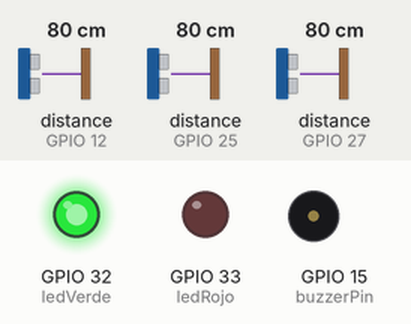
Bench run of a sketch on a simulated ESP32. On the bench: output pins drawn as LEDs (lit = HIGH), buzzer (waves = sounding). Wiring (inferred from the names in the program): 3 × ultrasonic range finder: trigger GPIO 13, echo GPIO 12 / trigger GPIO 14, echo GPIO 27 / trigger GPIO 26, echo GPIO 25. The test bench sets the inputs (shaded band); at power-on: distance to the obstacle (sensors on GPIO 12, GPIO 27, GPIO 25) 80 cm. The echo pulse lasts 58.3 µs per cm; WiFi joins after 1.5 s; servers stay silent unless stated; the local clock reads 2024-03-15 10:24:30 at power-on unless the sketch sets it; no MQTT or app messages arrive unless stated; pins used as bus, display or sensor lines are not drawn; what the sketch prints to the serial monitor is not drawn.

Above: at 4.6 s.
4.7 s: distance to the obstacle (sensor on GPIO 12) set to 9 cm
At 5.2 s:
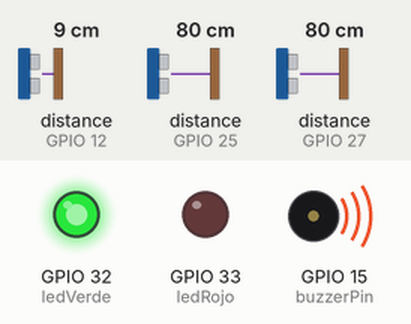
9.2 s: distance to the obstacle (sensor on GPIO 27) set to 18 cm
11.3 s: distance to the obstacle (sensor on GPIO 27) set to 14 cm
13.7 s: distance to the obstacle (sensor on GPIO 25) set to 6 cm
At 15.3 s:
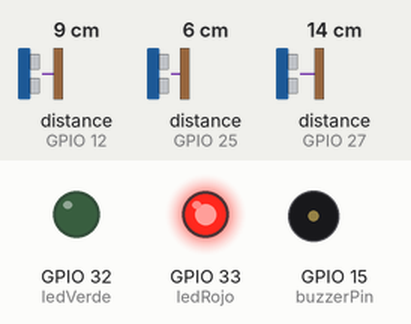
15.7 s: distance to the obstacle (sensor on GPIO 25) set to 3 cm
At 16.7 s:
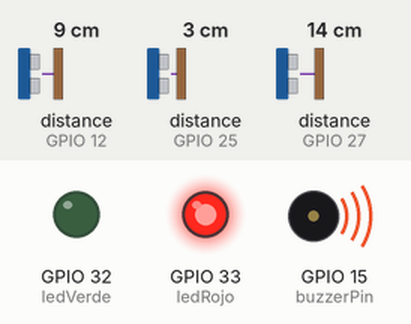
Timing chart, 0 to 19.7 s (numbered marks = the images above; inputs shaded):
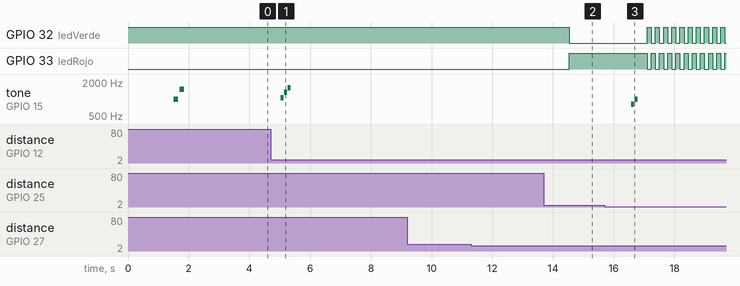

The sketch:

sketch_jan16a.ino
```cpp
#include <WiFi.h>
#include <PubSubClient.h>
#include <time.h>

// --- CONFIGURACIÓN DE RED ---
const char* ssid = "AVRIL@2014";
const char* password = "AVRIL@2014";
const char* mqtt_server = "192.168.100.16";
const int mqtt_port = 1883;
const char* mqtt_user = "esp32";
const char* mqtt_pass = "123456";
const char* topic_sensores = "cola_sensores";

// --- CONFIGURACIÓN NTP ---
const char* ntpServer = "pool.ntp.org";
const long gmtOffset_sec = -21600;
const int daylightOffset_sec = 0;

// --- PINES ---
const int trigEntrada = 13; const int echoEntrada = 12;
const int trigCajon1 = 14;  const int echoCajon1 = 27;
const int trigCajon2 = 26;  const int echoCajon2 = 25;
const int ledVerde = 32;    const int ledRojo = 33;
const int buzzerPin = 15;

// --- CONSTANTES ---
// Techo: 20cm, Vehículos NUEVOS: 4.5-5cm -> Distancia con carro: ~15-15.5cm
// Umbral ajustado: 16cm (detecta autos pequeños de 4.5-5cm, ignora vacío de ~20cm)
const int UMBRAL_OCUPADO = 16;
const int DISTANCIA_MIN = 3;    // Ignorar lecturas menores a 3cm (ruido)
const unsigned long DEBOUNCE_MS = 800;  // 800ms para mayor estabilidad
const unsigned long DEBOUNCE_ENTRADA = 200;  // Entrada más sensible (objeto en movimiento)
const unsigned long PARPADEO_INTERVALO = 100;  // Parpadeo rápido
const unsigned long TIMEOUT_PARPADEO = 60000;
const int LECTURAS_CONFIRMAR = 3;  // Número de lecturas consecutivas para confirmar

// --- VARIABLES GLOBALES ---
WiFiClient espClient;
PubSubClient client(espClient);
char jsonBuffer[512];

// Estados de cajones (estables después de debounce)
bool cajon1_ocupado = false;
bool cajon2_ocupado = false;
bool cajon1_ocupado_prev = false;
bool cajon2_ocupado_prev = false;

// Debounce cajones
bool cajon1_lectura = false;
bool cajon2_lectura = false;
unsigned long cajon1_tiempo_cambio = 0;
unsigned long cajon2_tiempo_cambio = 0;

// Estado entrada
bool entrada_detecta = false;
bool entrada_detecta_prev = false;
bool evento_entrada_enviado = false;
bool vehiculo_presente_entrada = false;  // True mientras hay vehículo en entrada
unsigned long entrada_tiempo_inicio = 0;
unsigned long entrada_tiempo_salida = 0;  // Cuando dejó de detectar
const unsigned long TIEMPO_SALIDA_ENTRADA = 2000;  // 2 seg sin detectar = vehículo se fue

// Parpadeo (solo cuando cochera LLENA se libera un cajón)
bool parpadeo_activo = false;
unsigned long parpadeo_inicio = 0;
unsigned long parpadeo_ultimo = 0;
bool parpadeo_estado = false;
bool cochera_estuvo_llena = false;  // Flag para saber si estuvo llena antes de liberar

// --- PROTOTIPOS ---
void setup_wifi();
void configurarNTP();
String obtenerTimestamp();
int medirDistancia(int trig, int echo);
void publicarMensaje(const char* evento, const char* detalle);
void tonoEntrada();
void tonoBienvenida();
void tonoBloqueo();
void tonoLleno();
void tonoLiberado();
void tonoSalidaParpadeo();
int medirDistanciaRapida(int trig, int echo);

void setup() {
  Serial.begin(115200);

  pinMode(trigEntrada, OUTPUT); pinMode(echoEntrada, INPUT);
  pinMode(trigCajon1, OUTPUT);  pinMode(echoCajon1, INPUT);
  pinMode(trigCajon2, OUTPUT);  pinMode(echoCajon2, INPUT);
  pinMode(ledVerde, OUTPUT);    pinMode(ledRojo, OUTPUT);
  pinMode(buzzerPin, OUTPUT);

  digitalWrite(ledVerde, HIGH);
  digitalWrite(ledRojo, LOW);

  setup_wifi();
  configurarNTP();

  client.setServer(mqtt_server, mqtt_port);
  client.setBufferSize(512);

  // Tono de inicio
  tone(buzzerPin, 1000, 150);
  delay(200);
  tone(buzzerPin, 1500, 150);
  delay(200);
  noTone(buzzerPin);

  // === LECTURA INICIAL DE SENSORES ===
  // Hacer varias lecturas para estabilizar
  delay(500);
  for (int i = 0; i < 5; i++) {
    medirDistancia(trigCajon1, echoCajon1);
    medirDistancia(trigCajon2, echoCajon2);
    medirDistancia(trigEntrada, echoEntrada);
    delay(100);
  }

  // Leer estado inicial real
  int dist_c1 = medirDistancia(trigCajon1, echoCajon1);
  int dist_c2 = medirDistancia(trigCajon2, echoCajon2);

  // Inicializar estados basados en lectura real
  cajon1_ocupado = (dist_c1 < UMBRAL_OCUPADO && dist_c1 > DISTANCIA_MIN);
  cajon2_ocupado = (dist_c2 < UMBRAL_OCUPADO && dist_c2 > DISTANCIA_MIN);
  cajon1_ocupado_prev = cajon1_ocupado;
  cajon2_ocupado_prev = cajon2_ocupado;
  cajon1_lectura = cajon1_ocupado;
  cajon2_lectura = cajon2_ocupado;
  cajon1_tiempo_cambio = millis();
  cajon2_tiempo_cambio = millis();

  Serial.print("Distancia Cajon1: "); Serial.print(dist_c1); Serial.println(" cm");
  Serial.print("Distancia Cajon2: "); Serial.print(dist_c2); Serial.println(" cm");
  Serial.print("Estado inicial C1: "); Serial.println(cajon1_ocupado ? "OCUPADO" : "LIBRE");
  Serial.print("Estado inicial C2: "); Serial.println(cajon2_ocupado ? "OCUPADO" : "LIBRE");

  Serial.println("=== SISTEMA INICIADO ===");

  if (client.connect("ESP32_Parking", mqtt_user, mqtt_pass)) {
    publicarMensaje("SISTEMA_INICIADO", "ESP32 conectado");
  }
}

void setup_wifi() {
  Serial.print("Conectando WiFi");
  WiFi.begin(ssid, password);
  while (WiFi.status() != WL_CONNECTED) {
    delay(500);
    Serial.print(".");
  }
  Serial.println(" OK");
  Serial.print("IP: ");
  Serial.println(WiFi.localIP());
}

void configurarNTP() {
  configTime(gmtOffset_sec, daylightOffset_sec, ntpServer);
  struct tm timeinfo;
  for (int i = 0; i < 10 && !getLocalTime(&timeinfo); i++) {
    delay(500);
  }
}

String obtenerTimestamp() {
  struct tm timeinfo;
  if (!getLocalTime(&timeinfo)) {
    return String(millis());
  }
  char buffer[25];
  strftime(buffer, sizeof(buffer), "%Y-%m-%dT%H:%M:%S", &timeinfo);
  return String(buffer);
}

int medirDistanciaUnica(int trig, int echo) {
  digitalWrite(trig, LOW);
  delayMicroseconds(2);
  digitalWrite(trig, HIGH);
  delayMicroseconds(10);
  digitalWrite(trig, LOW);

  long dur = pulseIn(echo, HIGH, 30000);
  if (dur <= 0) return 999;
  return dur * 0.034 / 2;
}

// Mide distancia con filtrado (promedio de varias lecturas, descarta outliers)
int medirDistancia(int trig, int echo) {
  int lecturas[5];

  // Tomar 5 lecturas
  for (int i = 0; i < 5; i++) {
    lecturas[i] = medirDistanciaUnica(trig, echo);
    delayMicroseconds(500);
  }

  // Ordenar (bubble sort simple)
  for (int i = 0; i < 4; i++) {
    for (int j = i + 1; j < 5; j++) {
      if (lecturas[i] > lecturas[j]) {
        int temp = lecturas[i];
        lecturas[i] = lecturas[j];
        lecturas[j] = temp;
      }
    }
  }

  // Devolver la mediana (valor del medio, ignora extremos)
  return lecturas[2];
}

void publicarMensaje(const char* evento, const char* detalle) {
  if (!client.connected()) return;

  String ts = obtenerTimestamp();
  int libres = (cajon1_ocupado ? 0 : 1) + (cajon2_ocupado ? 0 : 1);
  int ocupados = 2 - libres;

  snprintf(jsonBuffer, sizeof(jsonBuffer),
    "{\"evento\":\"%s\",\"detalle\":\"%s\",\"timestamp\":\"%s\",\"cajon1\":\"%s\",\"cajon2\":\"%s\",\"libres\":%d,\"ocupados\":%d,\"lleno\":%s}",
    evento, detalle, ts.c_str(),
    cajon1_ocupado ? "OCUPADO" : "LIBRE",
    cajon2_ocupado ? "OCUPADO" : "LIBRE",
    libres, ocupados,
    (cajon1_ocupado && cajon2_ocupado) ? "true" : "false"
  );

  client.publish(topic_sensores, jsonBuffer);
  Serial.println(jsonBuffer);
}

// Medición rápida para entrada (solo 2 lecturas, objeto en movimiento)
int medirDistanciaRapida(int trig, int echo) {
  int suma = 0;
  int validas = 0;

  for (int i = 0; i < 2; i++) {
    digitalWrite(trig, LOW);
    delayMicroseconds(2);
    digitalWrite(trig, HIGH);
    delayMicroseconds(10);
    digitalWrite(trig, LOW);

    long dur = pulseIn(echo, HIGH, 25000);
    if (dur > 0) {
      suma += dur * 0.034 / 2;
      validas++;
    }
    delayMicroseconds(200);
  }

  if (validas == 0) return 999;
  return suma / validas;
}

// === TONOS ===

void tonoEntrada() {
  // Solo un beep corto de notificación
  tone(buzzerPin, 1500, 100);
  delay(120);
  noTone(buzzerPin);
}

void tonoBienvenida() {
  // Melodía alegre de bienvenida (LED verde = hay espacio)
  tone(buzzerPin, 1047, 100);  // Do
  delay(120);
  tone(buzzerPin, 1319, 100);  // Mi
  delay(120);
  tone(buzzerPin, 1568, 100);  // Sol
  delay(120);
  tone(buzzerPin, 2093, 200);  // Do alto
  noTone(buzzerPin);
}

void tonoBloqueo() {
  // Melodía de bloqueo/rechazo (LED rojo = cochera llena)
  tone(buzzerPin, 400, 200);
  delay(250);
  tone(buzzerPin, 300, 200);
  delay(250);
  tone(buzzerPin, 200, 400);  // Tono muy grave final
  noTone(buzzerPin);
}

void tonoLleno() {
  // Tono grave: cochera se llenó
  tone(buzzerPin, 400, 200);
  delay(250);
  tone(buzzerPin, 300, 300);
  noTone(buzzerPin);
}

void tonoLiberado() {
  // Tono positivo: se liberó un cajón
  tone(buzzerPin, 800, 100);
  delay(120);
  tone(buzzerPin, 1000, 100);
  delay(120);
  tone(buzzerPin, 1200, 150);
  noTone(buzzerPin);
}

void tonoSalidaParpadeo() {
  // Melodía de despedida cuando termina parpadeo
  tone(buzzerPin, 1568, 120);
  delay(150);
  tone(buzzerPin, 1319, 120);
  delay(150);
  tone(buzzerPin, 1047, 120);
  delay(150);
  tone(buzzerPin, 784, 250);
  delay(300);
  tone(buzzerPin, 1047, 100);
  delay(120);
  tone(buzzerPin, 1319, 180);
  noTone(buzzerPin);
}

void loop() {
  // === MQTT ===
  if (!client.connected()) {
    if (client.connect("ESP32_Parking", mqtt_user, mqtt_pass)) {
      Serial.println("MQTT reconectado");
    }
  }
  client.loop();

  // === LEER SENSORES ===
  // Entrada: medición rápida (objeto en movimiento)
  int dist_entrada = medirDistanciaRapida(trigEntrada, echoEntrada);
  // Cajones: medición con filtro (objetos estáticos)
  int dist_c1 = medirDistancia(trigCajon1, echoCajon1);
  int dist_c2 = medirDistancia(trigCajon2, echoCajon2);

  // Umbral más amplio para entrada (15cm) porque el auto está pasando
  bool hay_objeto_entrada = (dist_entrada < 15 && dist_entrada > DISTANCIA_MIN);
  bool hay_objeto_c1 = (dist_c1 < UMBRAL_OCUPADO && dist_c1 > DISTANCIA_MIN);
  bool hay_objeto_c2 = (dist_c2 < UMBRAL_OCUPADO && dist_c2 > DISTANCIA_MIN);

  // === DEBOUNCE CAJÓN 1 ===
  if (hay_objeto_c1 != cajon1_lectura) {
    cajon1_lectura = hay_objeto_c1;
    cajon1_tiempo_cambio = millis();
  }
  if (millis() - cajon1_tiempo_cambio > DEBOUNCE_MS) {
    if (cajon1_ocupado != cajon1_lectura) {
      cajon1_ocupado_prev = cajon1_ocupado;  // Solo actualizar prev cuando hay cambio real
      cajon1_ocupado = cajon1_lectura;
    }
  }

  // === DEBOUNCE CAJÓN 2 ===
  if (hay_objeto_c2 != cajon2_lectura) {
    cajon2_lectura = hay_objeto_c2;
    cajon2_tiempo_cambio = millis();
  }
  if (millis() - cajon2_tiempo_cambio > DEBOUNCE_MS) {
    if (cajon2_ocupado != cajon2_lectura) {
      cajon2_ocupado_prev = cajon2_ocupado;  // Solo actualizar prev cuando hay cambio real
      cajon2_ocupado = cajon2_lectura;
    }
  }

  // === ESTADOS ===
  bool cochera_llena = cajon1_ocupado && cajon2_ocupado;

  // === EVENTO: MOVIMIENTO EN ENTRADA ===
  entrada_detecta_prev = entrada_detecta;
  entrada_detecta = hay_objeto_entrada;

  // Detectó inicio de movimiento (y no había vehículo presente)
  if (entrada_detecta && !entrada_detecta_prev) {
    entrada_tiempo_inicio = millis();
  }

  // Dejó de detectar - iniciar contador de salida
  if (!entrada_detecta && entrada_detecta_prev) {
    entrada_tiempo_salida = millis();
  }

  // Si no detecta por TIEMPO_SALIDA_ENTRADA, el vehículo se fue
  if (!entrada_detecta && vehiculo_presente_entrada &&
      (millis() - entrada_tiempo_salida > TIEMPO_SALIDA_ENTRADA)) {
    vehiculo_presente_entrada = false;
    Serial.println(">>> Vehículo salió de la entrada");
  }

  // Publicar evento SOLO si:
  // 1. Hay detección estable (pasó debounce)
  // 2. NO había vehículo presente antes
  if (entrada_detecta && !vehiculo_presente_entrada &&
      (millis() - entrada_tiempo_inicio > DEBOUNCE_ENTRADA)) {

    vehiculo_presente_entrada = true;  // Marcar que hay vehículo

    // Si estamos en parpadeo, terminarlo primero
    if (parpadeo_activo) {
      parpadeo_activo = false;
      cochera_estuvo_llena = false;
      publicarMensaje("VEHICULO_SALIO", "Vehiculo confirmo salida en entrada");
      tonoSalidaParpadeo();
      Serial.println(">>> VEHICULO SALIO (fin parpadeo)");
    }
    // Si cochera está LLENA: tono de bloqueo
    else if (cochera_llena) {
      publicarMensaje("MOVIMIENTO_ENTRADA_BLOQUEADO", "Vehiculo en entrada pero cochera LLENA");
      tonoBloqueo();
      Serial.println(">>> ENTRADA BLOQUEADA - COCHERA LLENA");
    }
    // Si hay espacio (LED verde): tono de bienvenida
    else {
      publicarMensaje("MOVIMIENTO_ENTRADA", "Vehiculo detectado en entrada - BIENVENIDO");
      tonoBienvenida();
      Serial.println(">>> BIENVENIDO - HAY ESPACIO");
    }
  }

  // === RASTREAR SI COCHERA ESTÁ LLENA ===
  if (cochera_llena) {
    cochera_estuvo_llena = true;
  }

  // === EVENTO: CAJÓN 1 CAMBIÓ ===
  if (cajon1_ocupado != cajon1_ocupado_prev) {
    if (cajon1_ocupado) {
      publicarMensaje("CAJON_OCUPADO", "Cajon 1 ocupado");
      Serial.println(">>> CAJON 1: OCUPADO");
    } else {
      publicarMensaje("CAJON_LIBERADO", "Cajon 1 liberado");
      Serial.println(">>> CAJON 1: LIBRE");
      tonoLiberado();

      // Activar parpadeo SOLO si:
      // 1. La cochera ESTUVO llena antes
      // 2. Ahora hay al menos un cajón libre (ya lo sabemos porque este se liberó)
      if (cochera_estuvo_llena && !cochera_llena) {
        parpadeo_activo = true;
        parpadeo_inicio = millis();
        parpadeo_ultimo = millis();
        parpadeo_estado = false;
        publicarMensaje("PARPADEO_INICIADO", "Cajon 1 liberado - esperando salida de vehiculo");
        Serial.println(">>> PARPADEO ACTIVADO (cajón 1 liberado)");
      }
    }
    cajon1_ocupado_prev = cajon1_ocupado;  // Resetear prev después de procesar
  }

  // === EVENTO: CAJÓN 2 CAMBIÓ ===
  if (cajon2_ocupado != cajon2_ocupado_prev) {
    if (cajon2_ocupado) {
      publicarMensaje("CAJON_OCUPADO", "Cajon 2 ocupado");
      Serial.println(">>> CAJON 2: OCUPADO");
    } else {
      publicarMensaje("CAJON_LIBERADO", "Cajon 2 liberado");
      Serial.println(">>> CAJON 2: LIBRE");
      tonoLiberado();

      // Activar parpadeo SOLO si:
      // 1. La cochera ESTUVO llena antes
      // 2. Ahora hay al menos un cajón libre
      if (cochera_estuvo_llena && !cochera_llena) {
        parpadeo_activo = true;
        parpadeo_inicio = millis();
        parpadeo_ultimo = millis();
        parpadeo_estado = false;
        publicarMensaje("PARPADEO_INICIADO", "Cajon 2 liberado - esperando salida de vehiculo");
        Serial.println(">>> PARPADEO ACTIVADO (cajón 2 liberado)");
      }
    }
    cajon2_ocupado_prev = cajon2_ocupado;  // Resetear prev después de procesar
  }

  // === EVENTO: COCHERA SE LLENÓ ===
  if (cochera_llena && !cochera_estuvo_llena) {
    cochera_estuvo_llena = true;  // Marcar que ahora está llena
    publicarMensaje("COCHERA_LLENA", "Todos los cajones ocupados");
    tonoLleno();
    Serial.println(">>> COCHERA LLENA");
  }

  // === TIMEOUT PARPADEO ===
  if (parpadeo_activo && (millis() - parpadeo_inicio > TIMEOUT_PARPADEO)) {
    parpadeo_activo = false;
    cochera_estuvo_llena = false;
    publicarMensaje("PARPADEO_TIMEOUT", "Tiempo de espera agotado");
    Serial.println(">>> PARPADEO TIMEOUT");
  }

  // === CONTROL DE LEDS ===
  if (parpadeo_activo) {
    // Parpadeo alternado verde-rojo
    if (millis() - parpadeo_ultimo > PARPADEO_INTERVALO) {
      parpadeo_estado = !parpadeo_estado;
      if (parpadeo_estado) {
        digitalWrite(ledRojo, HIGH);
        digitalWrite(ledVerde, LOW);
      } else {
        digitalWrite(ledRojo, LOW);
        digitalWrite(ledVerde, HIGH);
      }
      parpadeo_ultimo = millis();
    }
  } else {
    // Estado normal según ocupación
    if (cochera_llena) {
      digitalWrite(ledRojo, HIGH);
      digitalWrite(ledVerde, LOW);
    } else {
      digitalWrite(ledRojo, LOW);
      digitalWrite(ledVerde, HIGH);
    }
  }

  delay(50);
}
```

Measured:
- the behaviour switches between 5 and 4 cm on distance to the obstacle (sensor on GPIO 25) (found by bisection; images 2 and 3)
- after the input at 4.7 s, tone on GPIO 15 (buzzerPin): plays 1047 Hz for 0.10 s, 1319 Hz for 0.10 s, 1568 Hz for 0.10 s, starting after 0.33 s
- after the input at 9.2 s, every drawn part: stays the same
- after the input at 11.3 s, every drawn part: stays the same
- after the input at 13.7 s, GPIO 32 (ledVerde): HIGH → LOW after 0.83 s; GPIO 33 (ledRojo): LOW → HIGH after 0.83 s
- after the input at 15.7 s, GPIO 32 (ledVerde), GPIO 33 (ledRojo): alternates HIGH for 0.13 s and LOW for 0.13 s, starting after 1.4 s; tone on GPIO 15 (buzzerPin): silent → 800 Hz after 0.88 s, → silent 0.10 s later, → 1000 Hz 0.02 s later, → silent 0.10 s later
